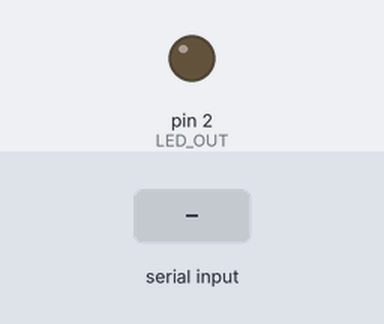
Simulated run of this sketch. Board: Arduino Uno, built with avr-gcc and run on an emulated ATmega328P. On the bench: output pins drawn as LEDs (lit = HIGH). The inputs (shaded band) are chosen by the test bench. No radio packets arrive unless stated.

Above: at 1.2 s.
1.3 s: "1" received over Serial
At 1.8 s:
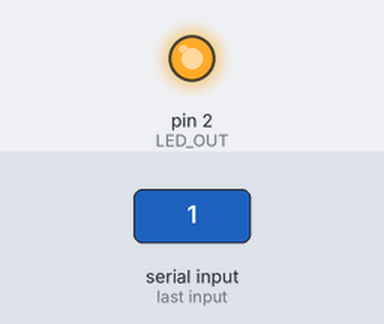
2.8 s: "0" received over Serial
At 4.1 s:
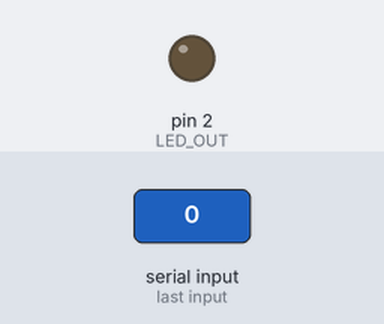
Timing chart, 0 to 5.8 s (numbered marks = the images above; inputs shaded):
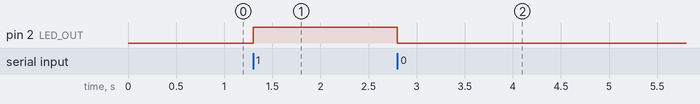

Measured:
- after the input at 1.3 s, pin 2 (LED_OUT): LOW → HIGH at once
- after the input at 2.8 s, pin 2 (LED_OUT): HIGH → LOW at once

The sketch:

sendTest.ino
```cpp
#include <VirtualWire.h>

#define RF_PIN 3
#define LED_OUT 2

void setup() {
  Serial.begin(9600);

  pinMode(LED_OUT, OUTPUT);
  digitalWrite(LED_OUT, LOW);

  vw_set_tx_pin(RF_PIN);
  vw_setup(500);
}

void loop() {

  if (Serial.available()){
    char c  = Serial.read();

    if (c == '1' || c == '0') {
      vw_send((uint8_t *) c, 1);

      if (c == '1') {
        digitalWrite(LED_OUT, HIGH);
      } else {
        digitalWrite(LED_OUT, LOW);
      }
    }
  }
}
```
